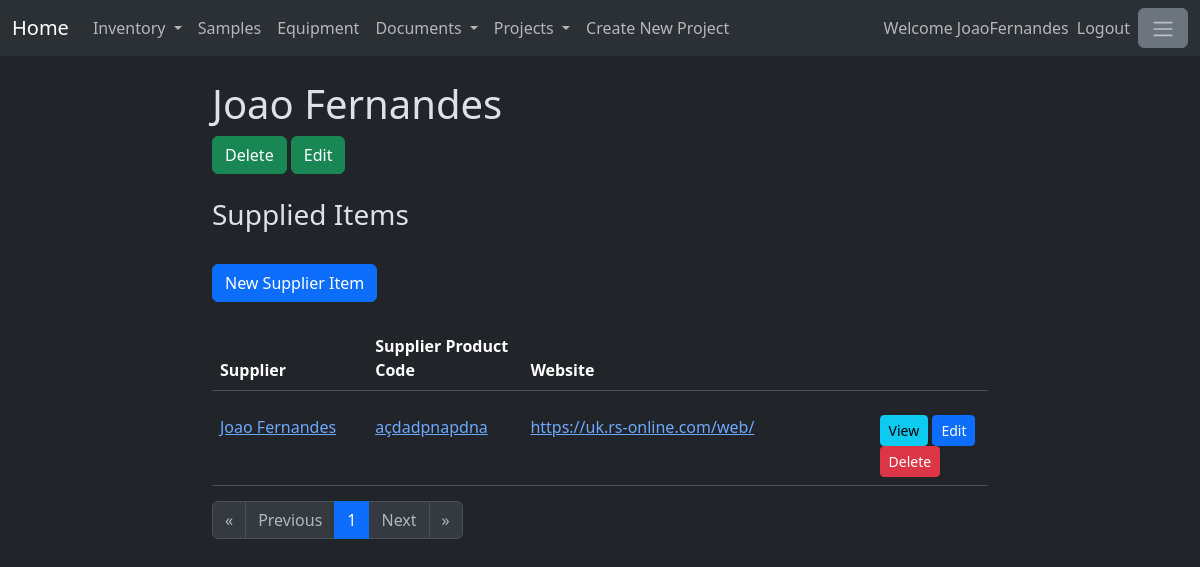
The app's page /supplier/1 (signed in) with its own data.
### supplier/models.py (models this page shows, shortened)
class Suppliers(models.Model):
    name = models.CharField(max_length=200)
    description = models.TextField()
    website = models.URLField()
    phoneNumber = models.CharField(max_length=20)
    emailAddress = models.CharField(max_length=200)
    contactName = models.CharField(max_length=200)
    isEnabled = models.BooleanField(default=True)
    def __str__(self) -> str:
        return self.name

class SuppliersItems(models.Model):
    website = models.URLField()
    supplierProductCode = models.CharField(max_length=200)
    supplierId = models.ForeignKey(Suppliers, on_delete=models.SET_NULL, null=True)
    itemId = models.ForeignKey(Items, on_delete=models.SET_NULL, null=True)
    price = models.DecimalField(max_digits=10, decimal_places=2, null=True, blank=True)
    isEnabled = models.BooleanField(default=True)

### supplier/views.py (the view)
# urls.py: path('<int:id>', views.SpecificSupplier, name = 'specificSupplier'),
@login_required
def SpecificSupplier(response, id):
    supplierInfo = Suppliers.objects.get(id=id)
    supplierItemInfo = SuppliersItems.objects.filter(isEnabled=True).filter(supplierId=supplierInfo)
    supplierItemform = CreateNewSupplierItem(initial={'supplierId' : supplierInfo},
                                        parentSupplier =supplierInfo.id)
    if not supplierInfo.isEnabled:
        return HttpResponseRedirect("/supplier")
    if response.method == "POST":
        if response.POST.get('delete_supplier'):
            SupplierVersioning(action = "DELETED", supplierModel = supplierInfo, user=response.user)
            supplierInfo.isEnabled=False
            supplierInfo.save()
            return HttpResponseRedirect("/supplier")
        if response.POST.get('edit_supplier'):
            return HttpResponseRedirect(f"/supplier/edit/{id}")
        if response.POST.get('save_supplier_Item'):
            form = CreateNewSupplierItem(response.POST, parentSupplier = id)
            if form.is_valid():
                supplierItemWebsite = form.cleaned_data['website']
                supplierItemProductCode = form.cleaned_data['supplierProductCode']
                supplierItemSupplierId = form.cleaned_data['supplierId']
                supplierItemItemId = form.cleaned_data['itemId']
                supplierItemModel = SuppliersItems(website = supplierItemWebsite,
                                        supplierProductCode= supplierItemProductCode,
                                        supplierId= supplierItemSupplierId,
                                        itemId= supplierItemItemId)
                supplierItemModel.save()
                SupplierItemVersioning(action = "CREATED", supplierItemModel = supplierItemModel, user=response.user)
                return HttpResponseRedirect(f"/supplier/{id}")
    else:
        projects=Projects.objects.filter(isEnabled=True)
        projectform = CreateNewProject()
        paginator = Paginator(supplierItemInfo,20)
        page_number = response.GET.get("page")
        page_obj = paginator.get_page(page_number)
        return render(response, 'specificSupplier.html', {  'supplierInfo':supplierInfo,
                                                            'page_obj': page_obj,
                                                            'id':id,
                                                            'supplierItemform':supplierItemform,
                                                            'projects' : projects,
                                                    'projectform' : projectform})

### item/models.py (called while the page is built)
    def __str__(self) -> str:
        return self.name

### supplier/templates/specificSupplier.html (shortened to what this page needs)
{% extends 'baseSupplier.html' %}
{% load crispy_forms_tags %}
{% block content %}
<h1>{{supplierInfo.name}}</h1>
<form method="post">
    <button  type="submit" name="delete_supplier" value="True" class="btn btn-success">Delete</button>
    <button  type="submit" name="edit_supplier" value="True" class="btn btn-success">Edit</button>
</form>
<br>
<h3>Supplied Items</h3>
<br>
<button type="button" class="btn btn-primary" data-bs-toggle="modal" data-bs-target="#supplieritemModal">
    New Supplier Item
</button>
<br>
<br>
<table class="table" style="width: 100%;">
  <thead>
    <tr>
      <th width="20%" scope="col">Supplier</th>
      <th width="20%" scope="col">Supplier Product Code</th>
      <th width="50%" scope="col">Website</th>
      <th width="10%" scope="col"> </th>
    </tr>
  </thead>
</table>
<div style="width:100%; overflow:auto; max-height:500px;">
  <table class="table">
      <tbody>
      {% for supplierItem in page_obj %}
          {% include 'supplieritem_details.html'  %}
      {% endfor %}
      </tbody>
  </table>
</div>
<nav aria-label="Page navigation">
  <ul class="pagination">
      {%if page_obj.has_previous%}
          <li class="page-item">
              <a class="page-link" href="?page=1" aria-label="First">
              <span aria-hidden="true">&laquo;</span>
              </a>
          </li>
          <li class="page-item">
              <a class="page-link" href="?page={{page_obj.previous_page_number}}" aria-label="Previous">
              <span aria-hidden="true">Previous</span>
              </a>
          </li>
      {% else %}
          <li class="page-item">
              <span class="page-link disabled" aria-hidden="true">&laquo;</span>
          </li>
          <li class="page-item">
              <span class="page-link disabled" aria-hidden="true">Previous</span>
          </li>
      {% endif%}
      {% for page in page_obj.paginator.page_range %}
          {% if page == page_obj.number %}
              <li class="page-item active"><a class="page-link" href="?page={{page}}">{{page}}</a></li>
          {% else %}
              <li class="page-item"><a class="page-link" href="?page={{page}}">{{page}}</a></li>
          {% endif %}
      {% endfor %}
      {%if page_obj.has_next%}
          <li class="page-item">
              <a class="page-link" href="?page={{page_obj.next_page_number}}" aria-label="Next">
              <span aria-hidden="true">Next</span>
              </a>
          </li>
          <li class="page-item">
              <a class="page-link" href="?page={{page_obj.paginator.num_pages}}" aria-label="Last">
              <span aria-hidden="true">&raquo;</span>
              </a>
          </li>
      {% else %}
          <li class="page-item">
              <span class="page-link disabled" aria-hidden="true">Next</span>
          </li>
          <li class="page-item">
              <span class="page-link disabled" aria-hidden="true">&raquo;</span>
          </li>
      {% endif%}
  </ul>
</nav>
{% endblock %}

### mainpage/templates/base.html (shortened to what this page needs)
<!doctype html>
{% load static %}
{% load crispy_forms_tags %}
<html lang="en" data-bs-theme="dark">
    <head>
        <link href="https://cdn.jsdelivr.net/npm/bootstrap@5.3.1/dist/css/bootstrap.min.css"
        rel="stylesheet"
>
    </head>
    <body>
        <header>
            <nav class="navbar navbar-expand-lg bg-body-tertiary">
                <div class="container-fluid">
                    <a class="navbar-brand"  href="{% url 'homePage' %}">
                        Home
                      </a>
                    <div class="collapse navbar-collapse" id="navbarText">
                        <ul class="navbar-nav me-auto mb-2 mb-lg-0">
                            <li class="nav-item dropdown">
                                <a class="nav-link dropdown-toggle" href="#" role="button" data-bs-toggle="dropdown" aria-expanded="false">
                                        Inventory
                                </a>
                            </li>
                            <li class="nav-item">
                                <a class="nav-link" href="/sampletype">Samples</a>
                            </li>
                            <li class="nav-item">
                                <a class="nav-link" href="/equipment">Equipment</a>
                            </li>
                            <li class="nav-item dropdown">
                                <a class="nav-link dropdown-toggle" href="#" role="button" data-bs-toggle="dropdown" aria-expanded="false">
                                        Documents
                                </a>
                            </li>
                            <li class="nav-item dropdown">
                                <a class="nav-link dropdown-toggle" href="#" role="button" data-bs-toggle="dropdown" aria-expanded="false">
                                        Projects
                                </a>
                            </li>
                            <li><a data-bs-toggle="modal" data-bs-target="#projectModal" class="nav-link" type="button"
                                >Create New Project</a></li>
                        </ul>
                        <ul class="navbar-nav mb-2 mb-lg-0">
                            {% if user.is_authenticated %}
                                <span class="navbar-text">
                                    Welcome {{user.username}}
                                </span>
                                <li class="nav-item">
                                    <a class="nav-link" href="/logout">Logout</a>
                                </li>
                            {% endif %}
                            <li class="nav-item">
                                <button class="btn btn-secondary" type="button" data-bs-toggle="offcanvas"
                                data-bs-target="#offcanvasWithBothOptions" aria-controls="offcanvasWithBothOptions">
                                    <span class="navbar-toggler-icon"></span>
                                </button>
                            </li>
                        </ul>
                    </div>
                </div>
            </nav>
            <br>
        </header>
        <main>
            <div class="container-fluid">
                <div class="row">
                    <div class="col-2">
                    </div>
                    <div class="col-8">
                        {% if user.is_authenticated %}
                            {% block content %}
                            {% endblock %}
                        {% else %}
                            {% block login_and_registration %}
                            {% endblock %}
                        {% endif %}
                    </div>
                    <div class="col-2">
                    </div>
                </div>
            </div>
        </main>
    </body>
</html>

### supplier/templates/supplieritem_details.html (shortened to what this page needs)
<tr hx-target="this" hx-swap="outerHTML">
    <td width="20%">
        <a href="{% url 'specificSupplier' supplierItem.supplierId.id %}">
            {{supplierItem.supplierId}}
        </a>
    </td>
    <td width="20%">
        <a href="{% url 'specificSupplierItem' supplierItem.id %}">
            {{supplierItem.supplierProductCode}}
        </a>
    </td>
    <td width="45%">
        <a href={{supplierItem.website}}>
            {{supplierItem.website}}
    </td>
    <td width="15%">
        <a class="btn btn-info btn-sm" href="{% url 'specificSupplierItem' supplierItem.id %}">
            View
        </a>
        <a class="btn btn-primary btn-sm" href="{% url 'editSupplierItem' supplierItem.id %}">
            Edit
        </a>
        <a class="btn btn-danger btn-sm" hx-post="{% url 'deleteSupplierItemHTMX' supplierItem.id %}">
            Delete
        </a>
    </td>
</tr>

### records on screen
Suppliers: name "Joao Fernandes"
SuppliersItems: supplierId "Joao Fernandes", supplierProductCode "açdadpnapdna", website "https://uk.rs-online.com/web/"

### other values on screen
{{ user.username }} "JoaoFernandes"
{{ page }} "1"
